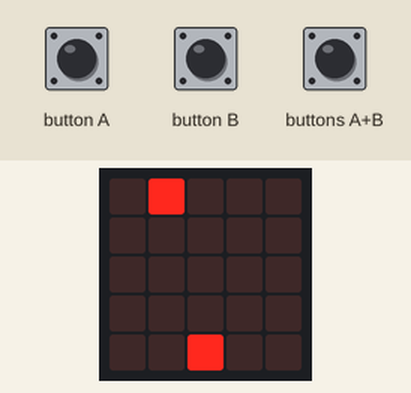
This program was run on a simulated BBC micro:bit (MakeCode). Shown: the board's 5×5 LED display. The test bench sets the inputs (shaded band). Random numbers come from a fixed seed; the short countdown, score and lost-life animations are approximate.

Above: at 1.2 s.
1.3 s: buttons A+B pressed for 0.15 s
At 1.5 s:
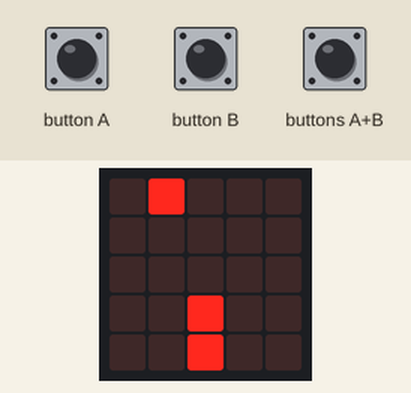
2.0 s: button A pressed for 0.15 s
At 3.2 s:
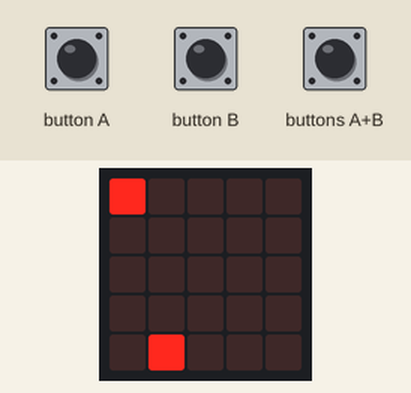
5.1 s: buttons A+B pressed for 1 s
At 6.15 s:
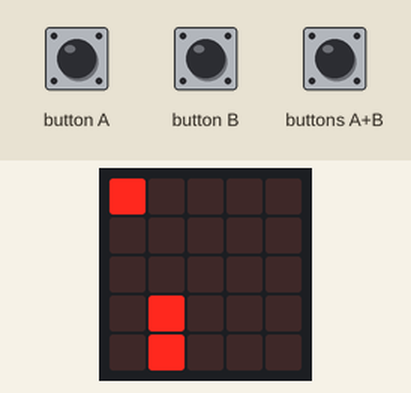
6.7 s: button A pressed for 0.15 s
At 9.6 s:
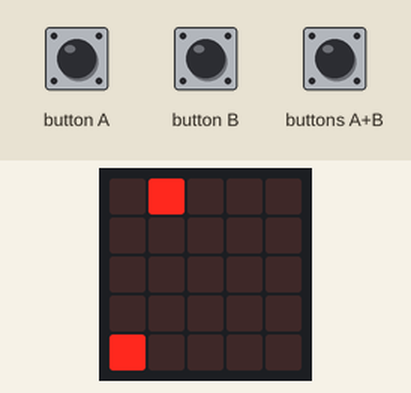
9.8 s: button B pressed for 0.15 s
At 10.17 s:
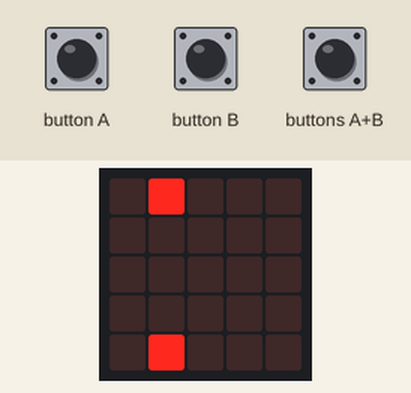
10.5 s: buttons A+B pressed for 0.15 s
At 10.7 s:
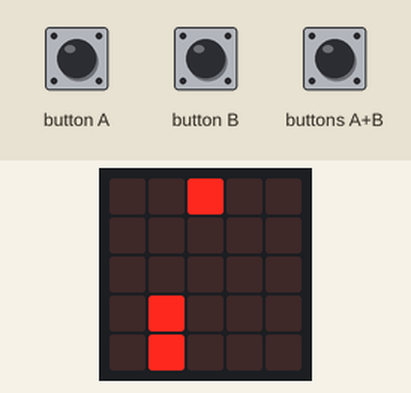
Timing chart, 0 to 13.5 s (numbered marks = the images above; inputs shaded):
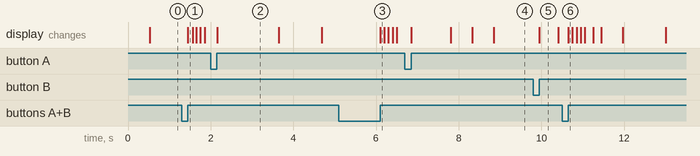

Measured:
- after the input at 5.1 s, the display: changes after 1.0 s (image 3)
- what the display in image 2 shows lasts 1.4 s, from 2.2 s to 3.6 s
- what the display in image 5 shows lasts 0.4 s, from 10.0 s to 10.4 s

The program:

main.ts
```typescript
input.onButtonPressed(Button.A, function () {
    我.change(LedSpriteProperty.X, -1)
})
input.onButtonPressed(Button.AB, function () {
    箭 = game.createSprite(我.get(LedSpriteProperty.X), 我.get(LedSpriteProperty.Y))
    for (let index = 0; index < 4; index++) {
        箭.change(LedSpriteProperty.Y, -1)
        basic.pause(100)
    }
    if (箭.isTouching(標靶)) {
        game.addScore(1)
    }
    箭.delete()
})
input.onButtonPressed(Button.B, function () {
    我.change(LedSpriteProperty.X, 1)
})
let 箭: game.LedSprite = null
let 標靶: game.LedSprite = null
let 我: game.LedSprite = null
我 = game.createSprite(2, 4)
標靶 = game.createSprite(randint(0, 4), 0)
basic.forever(function () {
    標靶.change(LedSpriteProperty.X, randint(1, -1))
    basic.pause(500)
})
```

test.ts
```typescript
// 在這裡測試；當此封包作為擴充功能時，將不會編譯此內容。
```
